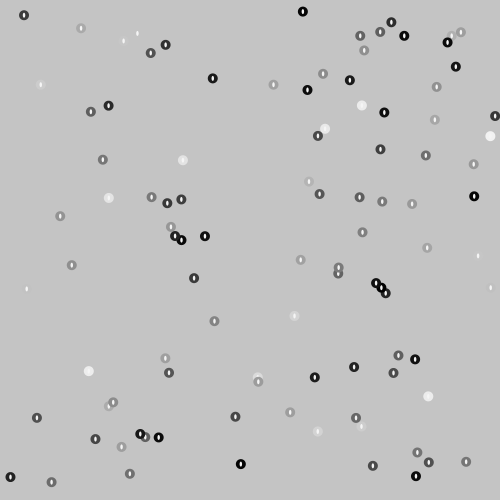
Frame 1 (no input)
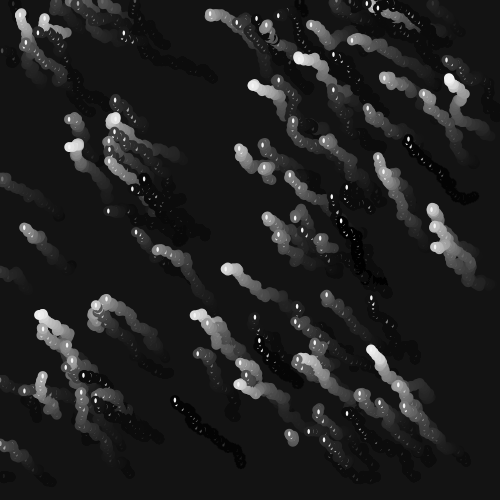
Frame 60 (the mouse pressed at the canvas centre just before this capture)
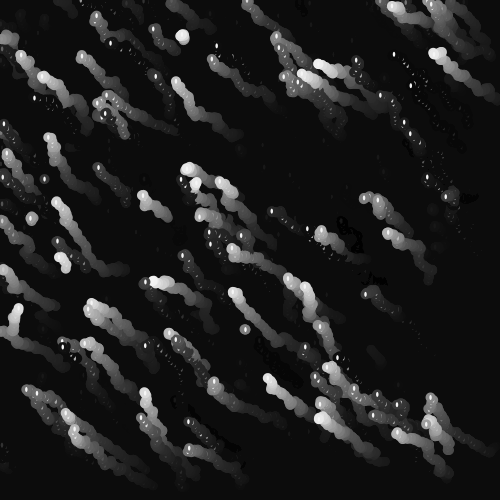
Frame 120 (the mouse held since frame 60 and released just before this capture)

The Processing sketch that drew these frames (run headless with seeded random() and noise(); from frame 60 on, the mouse is pressed at the canvas centre):

// Processing sketch: processing_3201
// ── processing_3201.pde

Pincel[] p;
float n;
void setup(){
  size(500, 500);

  smooth();
n=0;
  p = new Pincel[100];

  for(int i = 0; i < 100; i++){
    p[i] = new Pincel();
    
  }
}


void draw(){
  for(int i = 0; i < 100; i++){
    p[i].dibuja();
  }
  velo();
}


class Pincel{
  float x, y;
  float diam;
  color col;
  int edad, edadMax;

  Pincel(){
    x = random(width);
    y = random(height);
    diam = 10;
    col = color(random(255));
    edad = 1;
    edadMax = round(random(1000, 2000));
  }
     
  void dibuja(){
    calc();
    noStroke();
    
    fill(col);
    ellipse(x,y, diam, diam); 
    
    fill(255);
    ellipse(x,y, diam/4, diam/2);
  }

  void calc(){
   //n+=0.01;
  
  float N = noise(n); 
    x += random(-4, 2);
    y += random(-4, 2);

    x = x % width;
    y = y % height;

    if (x < 0) x+= random(500) ;
    if (y < 0) y+= random(500);

    edad ++;

    if(edad >= edadMax) col = color(0,10);
  
  }
}


void keyPressed(){
  for(int i = 0; i < 100; i++){
    p[i].col = color(red(p[i].col) + random(-10, 10), green(p[i].col)  + random(-10, 10), blue(p[i].col)  + random(-10, 10));
  }
}

void velo(){
  fill(0,10);
  rect(0,0,width, height); 
}

void mousePressed () {
  setup();
}
